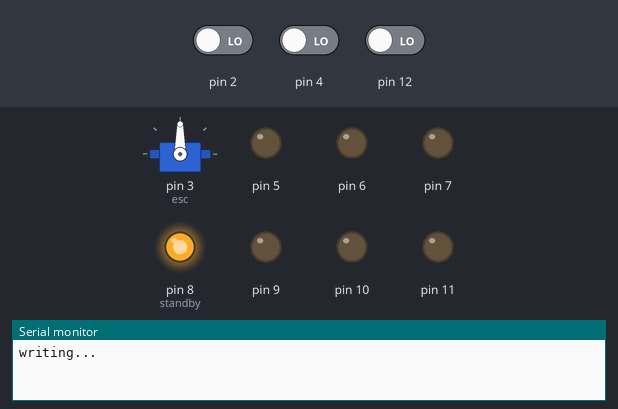
Simulated run of this sketch. Board: Arduino Uno, built with avr-gcc and run on an emulated ATmega328P. Shown: servo, output pins drawn as LEDs (lit = HIGH), the last lines printed to the serial monitor. The inputs (shaded band) are chosen by the test bench; at power-on: pin 2 LOW, pin 4 LOW, pin 12 LOW.

Above: at 1.1 s.
At 2.1 s:
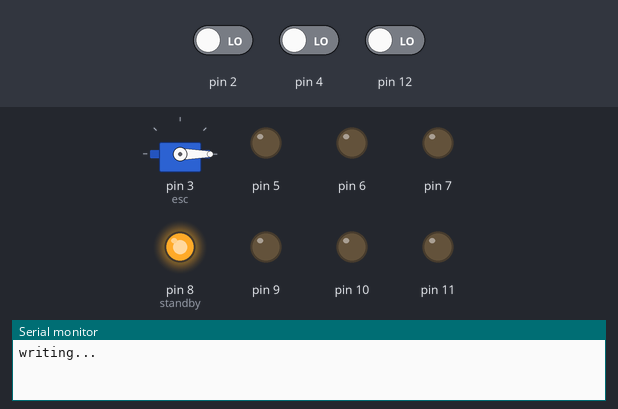
At 3.1 s:
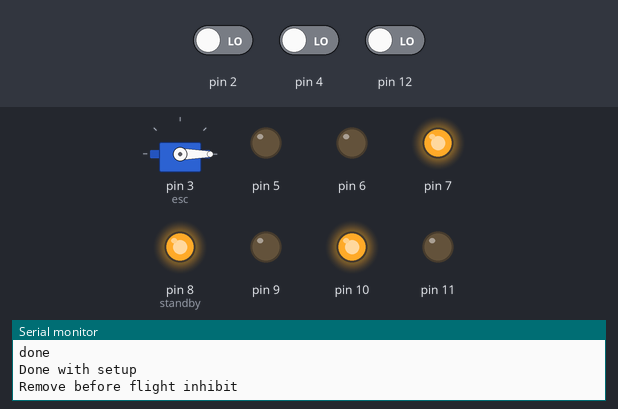
Timing chart, 0 to 4.6 s (numbered marks = the images above):
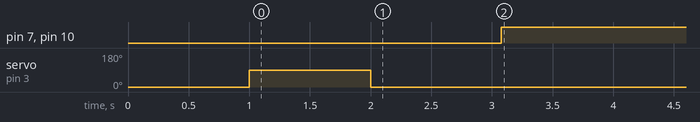

Measured:
- by itself, pin 7, pin 10: LOW → HIGH at 3.1 s

The sketch:

tb6612fngbot.ino
```cpp
#include <Servo.h>

Servo esc;

typedef struct MOTOR
{
  int pwm;
  int fwd;
  int rev;
  float gain;
  int cmd;
};
/* D987
 * D543
 * D6 -> special
 */
MOTOR left  = {11,9,10,1.,0};  // {9, 7, 8, 1., 0};
MOTOR right = {5,6,7,1.,0};     // {3, 5, 6, 1., 0};
int standby = 8;                // standy pin must be HIGH


bool debug = true;

void setup() {

  Serial.begin(115200);

  // Init motors
  pinMode(left.pwm, OUTPUT);
  pinMode(left.fwd, OUTPUT);
  pinMode(left.rev, OUTPUT);

  pinMode(right.pwm, OUTPUT);
  pinMode(right.fwd, OUTPUT);
  pinMode(right.rev, OUTPUT);

  // remove-before-flight
  // pinMode(2, INPUT_PULLUP);

  // standby
  pinMode(standby, OUTPUT);
  digitalWrite(standby, HIGH);    // for now. If you lose connection, take low.

  esc.attach(3 );

  Serial.println("writing...");
  esc.write(0);
  delay(1000); //delay 1 second,  some speed controllers may need longer
  esc.write(90);
  delay(1000); //delay 1 second,  some speed controllers may need longer
  esc.write(0);
  delay(1000); //delay 1 second,  some speed controllers may need longer
  Serial.println("done");

  Serial.println("Done with setup");
}

static int minPWM = 990;
static int maxPWM = 1980;

static int startupSpeed = 140;
static int runSpeed     = 60; // 45 doesnt maintain 90 too fast

bool lastSpinner = false;
unsigned long startupTime = 0;


void loop() {


//  bool remove_before_flight =  digitalRead(2) ? 0:1;

  int leftRaw  = pulseIn( 2, HIGH, 25000); // 20000 occasionally has zeros -> moved this to expose PWM pin
  int rightRaw = pulseIn( 4, HIGH, 25000);
  bool spinner = pulseIn(12, HIGH, 25000) > 1200;

  int leftStick  = map(leftRaw,  minPWM, maxPWM, -128, 128);   // throttle, percent
  int rightStick = map(rightRaw, minPWM, maxPWM, -255, 255);   // aileron, percent

  left.cmd  = constrain( leftStick + rightStick, -255, 255);
  right.cmd = constrain( leftStick - rightStick, -255, 255);

  if ((leftRaw==0) || (rightRaw==0)) // remove_before_flight)
  {
    left.cmd = 0;
    right.cmd = 0;
    motor(left, right);
    if (debug)
    {
      Serial.println("Remove before flight inhibit");
      delay(100);
    }
  } else
  {
   motor(left, right);
  }

  drive_spinner(lastSpinner, spinner);
  lastSpinner = spinner;

  if (debug)
  {
     // NOTE can't delay with software servo or we f'up
     delay(100);
     Serial.print("Spinner:");Serial.println(spinner);
     Serial.print(left.cmd); Serial.print(" ");Serial.print(leftStick); Serial.print(" ");Serial.print(leftRaw); Serial.println(" left ");  // throttle
     Serial.print(right.cmd);Serial.print(" ");Serial.print(rightStick);Serial.print(" ");Serial.print(rightRaw);Serial.println(" right ");  // elevator
  }
}


void drive_spinner(bool lastSpinner, bool spinner)
{
   if (!lastSpinner && spinner)
   {
      Serial.println("spinner startup");
      esc.write(startupSpeed);
      startupTime = millis();
   }
   else if(spinner)
   {
      if ((millis() - startupTime) > 1000)
        esc.write(runSpeed);
      else
        esc.write(startupSpeed);
   }
   else if(lastSpinner && !spinner)
   {
     Serial.println("spinner shutdown");
     esc.write(0);
   }
}

// basic motor
void motordir(MOTOR motor, bool cmd)
{
  if (cmd == true)
  {
    digitalWrite(motor.fwd, HIGH);
    digitalWrite(motor.rev, LOW);
  } else {
    digitalWrite(motor.fwd, LOW);
    digitalWrite(motor.rev, HIGH);
  }
}
void motor(MOTOR left, MOTOR right)
{

  motordir(left,  left.cmd  >0);
  motordir(right, right.cmd >0);

  analogWrite(left.pwm, abs(left.cmd));
  analogWrite(right.pwm, abs(right.cmd));
}


/*
 *
 * NODEMCU VERSION OF CODE
 *
#include <ESP8266WiFi.h>

const char* ssid = "SBG65806A";
const char* password = "";

// Create an instance of the server
// specify the port to listen on as an argument
WiFiServer server(80);

void setup() {
  Serial.begin(115200);

  // motor
  pinMode(0, OUTPUT);
  pinMode(2, OUTPUT);
  pinMode(5, OUTPUT);
  pinMode(4, OUTPUT);

  // remove before flight - this was weird. is 1,3 used with the motor driver chip?
//  pinMode(D1, INPUT_PULLUP);

  analogWrite(5, 0);
  analogWrite(4, 0);

  digitalWrite(0, 1);
  digitalWrite(2, 1);

  Serial.println("Done with setup");
}

static int minPWM = 1100;
static int maxPWM = 2000;

void loop() {
// while bind_plug_is_removed

if skid_steer
// This code works with reversed throttle
   int leftRaw = 0;
   int rightRaw = 0;

   int leftStick = pulseIn(D7, HIGH, 20000);
   int rightStick = pulseIn(D8, HIGH, 20000);

   int leftCmd  = map( leftStick, minPWM, maxPWM, -750, 750);
   int rightCmd = map( rightStick, minPWM, maxPWM, -750, 750);

    analogWrite(5, abs(leftCmd));             // 0-1023
    analogWrite(4, abs(rightCmd));            // 0-1023
    digitalWrite(0, leftCmd  >=0 ? 1 : 0);    // HIGH / LOW direction
    digitalWrite(2, rightCmd >=0 ? 1 : 0);

elseif throttle_direction
   int leftRaw  = pulseIn(D8, HIGH, 20000);
   int rightRaw = pulseIn(D6, HIGH, 20000)+104;

   int leftStick  = map(leftRaw, minPWM, maxPWM, -750, 750);   // throttle
   int rightStick = map(rightRaw, 950, 1600, -250, 250);   // aileron

   // these sign conversions make no damn sense... leftStick should be fixed magnitude.
   int leftCmd  = -leftStick - rightStick; // map( leftStick+rightStick, minPWM, maxPWM, -750, 750);
   int rightCmd = leftStick - rightStick; // map( leftStick-rightStick, minPWM, maxPWM, -256, 256);

    analogWrite(5, abs(leftCmd));             // 0-1023
    analogWrite(4, abs(rightCmd));            // 0-1023
    digitalWrite(0, leftCmd  >=0 ? 1 : 0);    // HIGH / LOW direction
    digitalWrite(2, rightCmd >=0 ? 1 : 0);
end
//
//   delay(100)
//   Serial.print(leftRaw);Serial.print(" ");Serial.print(leftStick);Serial.print(" ");Serial.print(leftCmd);Serial.print(" left ");Serial.println(leftCmd  >=0 ? 1 : 0);  // throttle
//   Serial.print(rightRaw);Serial.print(" ");Serial.print(rightStick);Serial.print(" ");Serial.print(rightCmd);Serial.print(" right ");Serial.println(rightCmd  >=0 ? 1 : 0);  // elevator
 //   }
}

 *
 *
 */
```
